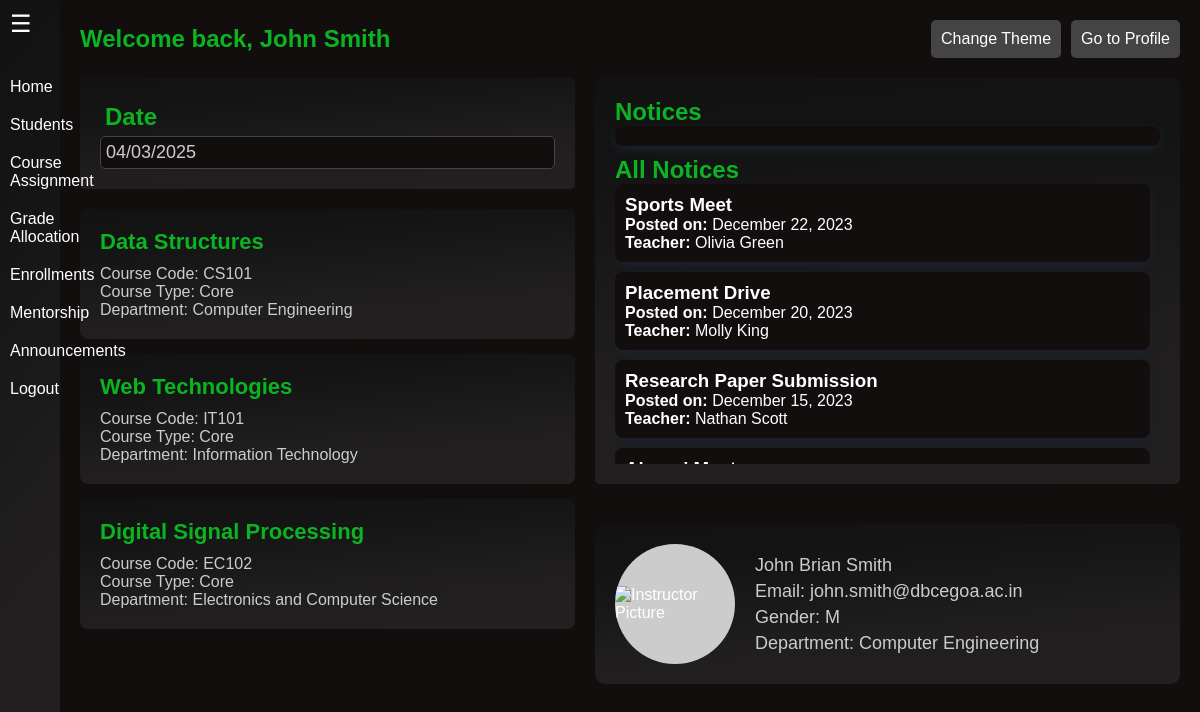
The app's page /PHP/teacherlanding.php (signed in) with its own data.
### tables this page shows
CREATE TABLE `instructors` (
  `Instructor_ID` int(11) NOT NULL,
  `First_Name` varchar(50) NOT NULL,
  `Middle_Name` varchar(50) DEFAULT NULL,
  `Last_Name` varchar(50) NOT NULL,
  `Gender` enum('M','F','X') NOT NULL,
  `Contact_Info` varchar(150) DEFAULT NULL,
  `Profile_Picture` varchar(255) DEFAULT NULL,
  `Department_ID` int(11) DEFAULT NULL,
  `Start_Date` date DEFAULT NULL
);

CREATE TABLE `courses` (
  `Course_ID` int(11) NOT NULL,
  `course_code` varchar(50) NOT NULL,
  `CourseName` varchar(100) NOT NULL,
  `Description` varchar(255) NOT NULL,
  `Credits` int(11) NOT NULL,
  `Department_ID` int(11) NOT NULL,
  `Semester` varchar(10) NOT NULL,
  `Enrollment_Type_ID` int(11) DEFAULT NULL
);

CREATE TABLE `enrollment_types` (
  `Enrollment_Type_ID` int(11) NOT NULL,
  `Enrollment_Type_Name` enum('Major','Minor','Professional Elective','Open Elective','Core') NOT NULL
);

CREATE TABLE `departments` (
  `Department_ID` int(11) NOT NULL,
  `Name` varchar(100) NOT NULL,
  `Description` varchar(255) DEFAULT NULL
);

CREATE TABLE `announcements` (
  `Announcement_ID` int(11) NOT NULL,
  `Title` varchar(100) NOT NULL,
  `Content` varchar(500) NOT NULL,
  `Posting_Date` date NOT NULL,
  `Author_ID` int(11) NOT NULL
);

### PHP/teacherlanding.php (the view, shortened to what this page needs)
<?php
include 'Connection.php';
$userId = $_SESSION['user_id'];
$query = "SELECT Email FROM users WHERE User_ID = :userId";
$stmt = $pdo->prepare($query);
$stmt->execute([':userId' => $userId]);
$userEmail = $stmt->fetchColumn();
if ($userEmail) {
    $query = "SELECT Instructor_ID, First_Name, Middle_Name, Last_Name, Gender, Contact_Info, Department_ID, Profile_Picture FROM instructors WHERE Contact_Info = :email";
    $stmt = $pdo->prepare($query);
    $stmt->execute([':email' => $userEmail]);
    $instructor = $stmt->fetch(PDO::FETCH_ASSOC);
    if ($instructor) {
        $instructorId = $instructor['Instructor_ID'];
        $query = "SELECT Name FROM departments WHERE Department_ID = :deptId";
        $stmt = $pdo->prepare($query);
        $stmt->execute([':deptId' => $instructor['Department_ID']]);
        $department = $stmt->fetchColumn();
        $query = "
            SELECT c.CourseName, c.Course_Code, e.Enrollment_Type_Name, d.Name AS Department
            FROM courses c
            JOIN teaches t ON c.Course_ID = t.Course_ID
            JOIN enrollment_types e ON c.Enrollment_Type_ID = e.Enrollment_Type_ID
            JOIN departments d ON c.Department_ID = d.Department_ID
            WHERE t.Instructor_ID = :instructorId";
        $stmt = $pdo->prepare($query);
        $stmt->execute([':instructorId' => $instructorId]);
        $courses = $stmt->fetchAll(PDO::FETCH_ASSOC);
        $sql = "SELECT a.Announcement_ID, a.Title, a.Posting_Date, i.First_Name, i.Last_Name
        FROM Announcements a
        JOIN Instructors i ON a.Author_ID = i.Instructor_ID
        ORDER BY a.Posting_Date DESC";
        $stmt = $pdo->prepare($sql);
        $stmt->execute();
        $notices = $stmt->fetchAll(PDO::FETCH_ASSOC);
    }
}
?>
<!DOCTYPE html>
<html lang="en">
<head>
</head>
<body>
    <div id="sidebar">
        <div id="sidebar-icon">&#9776;</div>
        </div>
    <div class="main-content">
        <header>
            <h1 class="notice-heading">Welcome back, <?= htmlspecialchars($instructor['First_Name'] . ' ' . $instructor['Last_Name']) ?></h1>
            <div class="header-controls">
                <button id="theme-toggle">Change Theme</button>
                <button id="profile-button">Go to Profile</button>
            </div>
        </header>
        <section class="content-area">
            <div class="left-column">
                <div class="section" id="date-section">
                    <h2>Date</h2>
                    <p id="current-date"></p>
                </div>
                <section class="course-cards">
                    <?php foreach ($courses as $course): ?>
                        <div class="course-card">
                            <h3><?= htmlspecialchars($course['CourseName']) ?></h3>
                            <p>Course Code: <?= htmlspecialchars($course['Course_Code']) ?></p>
                            <p>Course Type: <?= htmlspecialchars($course['Enrollment_Type_Name']) ?></p>
                            <p>Department: <?= htmlspecialchars($course['Department']) ?></p>
                        </div>
                    <?php endforeach; ?>
                </section>
            </div>
            <div class="right-column">
                <div class="section" id="notices-section">
                    <h2 class="notice-heading">Notices</h2>
                    <div id="notice-details" class="notice-detail">
                    </div>
                    <h2 class="notice-heading">All Notices</h2>
                    <div class="scrollable" style = "height:35vh;">
                        <div class="notices-wrapper">
                            <?php foreach ($notices as $notice): ?>
                                <div class="notice-card" onclick="loadNoticeDetails(<?= $notice['Announcement_ID']; ?>)">
                                    <h3><?= htmlspecialchars($notice['Title']); ?></h3>
                                    <p><strong>Posted on:</strong> <?= date('F j, Y', strtotime($notice['Posting_Date'])); ?></p>
                                    <p><strong>Teacher:</strong> <?= htmlspecialchars($notice['First_Name'] . ' ' . $notice['Last_Name']); ?></p>
                                </div>
                            <?php endforeach; ?>
                        </div>
                    </div>
                </div>
                <div class="profile-section">
                    <div class="profile-picture">
                        <img src="<?= htmlspecialchars($instructor['Profile_Picture'] ?: 'default.png') ?>" alt="Instructor Picture">
                    </div>
                    <div class="profile-info">
                        <p><?= htmlspecialchars($instructor['First_Name'] . ' ' . $instructor['Middle_Name'] . ' ' . $instructor['Last_Name']) ?></p>
                        <p>Email: <?= htmlspecialchars($instructor['Contact_Info']) ?></p>
                        <p>Gender: <?= htmlspecialchars($instructor['Gender']) ?></p>
                        <p>Department: <?= htmlspecialchars($department) ?></p>
                    </div>
                </div>
            </div>
        </section>
    </div>
</body>
</html>

### PHP/teacherlanding.php (style rules this page uses)
* { margin: 0; padding: 0; box-sizing: border-box; }
:root { --background-color: #120E0E; --sidebar-bg: #273c75; --sidebar-hover-bg: #3c5a99; --text-color: #000; --button-bg: #273c75; --button-text: white; --notices-bg: #f9f9f9; --notices-border: #ddd; --notices-header-bg: #4CAF50; --notices-header-text: #fff; --notices-row-hover: #f1f1f1; --notices-alt-row: #f9f9f9; --notices-text: #333; }
body { font-family: Arial, sans-serif; background-color: #120E0E; color: #fff; }
#sidebar { width: 60px; position: fixed; left: 0; top: 0; height: 100%; background: linear-gradient(130deg, hsl(0deg 0% 7%) 0%, hsl(0deg 0% 8%) 24%, hsl(0deg 0% 9%) 35%, hsl(0deg 1% 10%) 44%, hsl(0deg 3% 12%) 64%, hsl(0deg 4% 13%) 100%); transition: width 0.3s; }
#sidebar-icon { font-size: 24px; color: white; padding: 10px; cursor: pointer; }
.main-content { margin-left: 60px; padding: 20px; transition: margin-left 0.3s; }
.content-area { display: flex; justify-content: space-between; align-items: flex-start; margin-top: 20px; gap: 20px; }
.section { background-color: #444; padding: 20px; border-radius: 5px; box-sizing: border-box; }
header { display: flex; justify-content: space-between; align-items: center; }
h1 { font-size: 24px; }
#date-section { width: 100%; height: auto; background: linear-gradient(175deg, hsl(0deg 0% 7%) 0%, hsl(0deg 0% 8%) 24%, hsl(0deg 0% 9%) 35%, hsl(0deg 1% 10%) 44%, hsl(0deg 3% 12%) 64%, hsl(0deg 4% 13%) 100%);; padding: 20px; border-radius: 5px; box-sizing: border-box; margin-bottom: 20px; }
#date-section h2 { color: #0bb421; padding: 5px; }
#date-section p { color: #ccc; font-size: 18px; padding: 5px; border-radius: 5px; background-color: #120E0E; border: 1px solid #444; }
.notice-detail, .notice-card { background-color: #120E0E; padding: 10px; border-radius: 8px; box-shadow: 0 4px 8px #1B222E; margin-bottom: 10px; transition: background-color 0.3s, box-shadow 0.3s, transform 0.3s; }
#notices-section { flex-grow: 1; background: linear-gradient(175deg, hsl(0deg 0% 7%) 0%, hsl(0deg 0% 8%) 24%, hsl(0deg 0% 9%) 35%, hsl(0deg 1% 10%) 44%, hsl(0deg 3% 12%) 64%, hsl(0deg 4% 13%) 100%); padding: 20px; border-radius: 5px; box-sizing: border-box; margin-bottom: 20px; }
.profile-section { background: linear-gradient(175deg, hsl(0deg 0% 7%) 0%, hsl(0deg 0% 8%) 24%, hsl(0deg 0% 9%) 35%, hsl(0deg 1% 10%) 44%, hsl(0deg 3% 12%) 64%, hsl(0deg 4% 13%) 100%);; padding: 20px; border-radius: 10px; display: flex; align-items: center; justify-content: flex-start; gap: 20px; }
.profile-picture { width: 120px; height: 120px; border-radius: 50%; overflow: hidden; display: flex; justify-content: center; align-items: center; background-color: #ccc; }
.profile-picture img { width: 100%; height: auto; object-fit: cover; }
.profile-info p { font-size: 18px; margin: 5px 0; color: #ccc; }
.course-cards { display: flex; flex-direction: column; }
.course-card { background: linear-gradient(175deg, hsl(0deg 0% 7%) 0%, hsl(0deg 0% 8%) 24%, hsl(0deg 0% 9%) 35%, hsl(0deg 1% 10%) 44%, hsl(0deg 3% 12%) 64%, hsl(0deg 4% 13%) 100%);;; padding: 20px; margin-bottom: 15px; border-radius: 8px; }
.course-card h3 { font-size: 22px; margin-bottom: 10px; color: #0bb421; }
.course-card p { font-size: 16px; color: #ccc; }
.left-column { display: flex; flex-direction: column; width: 45%; }
.right-column { flex-grow: 1; display: flex; flex-direction: column; gap: 20px; }
.header-controls { display: flex; align-items: center; }
#theme-toggle { padding: 10px; margin-left: 10px; border: none; border-radius: 5px; cursor: pointer; background-color: #444; color: white; font-size: 16px; }
#profile-button { padding: 10px; margin-left: 10px; border: none; border-radius: 5px; cursor: pointer; background-color: #444; color: white; font-size: 16px; }
.notices-wrapper { max-height: 400px; padding-right: 10px; }
.scrollable { overflow-y: scroll; scrollbar-width: none; }
.notice-heading { color: #0bb421; }

### records on screen
instructors: First_Name+Last_Name "John Smith", First_Name+Middle_Name+Last_Name "John Brian Smith", Contact_Info "john.smith@dbcegoa.ac.in", Gender "M"
courses: CourseName "Data Structures", course_code "CS101", Enrollment_Type_ID.Enrollment_Type_Name "Core", Department_ID.Name "Computer Engineering"
courses: CourseName "Web Technologies", course_code "IT101", Enrollment_Type_ID.Enrollment_Type_Name "Core", Department_ID.Name "Information Technology"
courses: CourseName "Digital Signal Processing", course_code "EC102", Enrollment_Type_ID.Enrollment_Type_Name "Core", Department_ID.Name "Electronics and Computer Science"
announcements: Title "Sports Meet", Posting_Date "December 22, 2023", Author_ID.Last_Name "Olivia Green"
announcements: Title "Placement Drive", Posting_Date "December 20, 2023", Author_ID.Last_Name "Molly King"
announcements: Title "Research Paper Submission", Posting_Date "December 15, 2023", Author_ID.Last_Name "Nathan Scott"
departments: Name "Computer Engineering"
